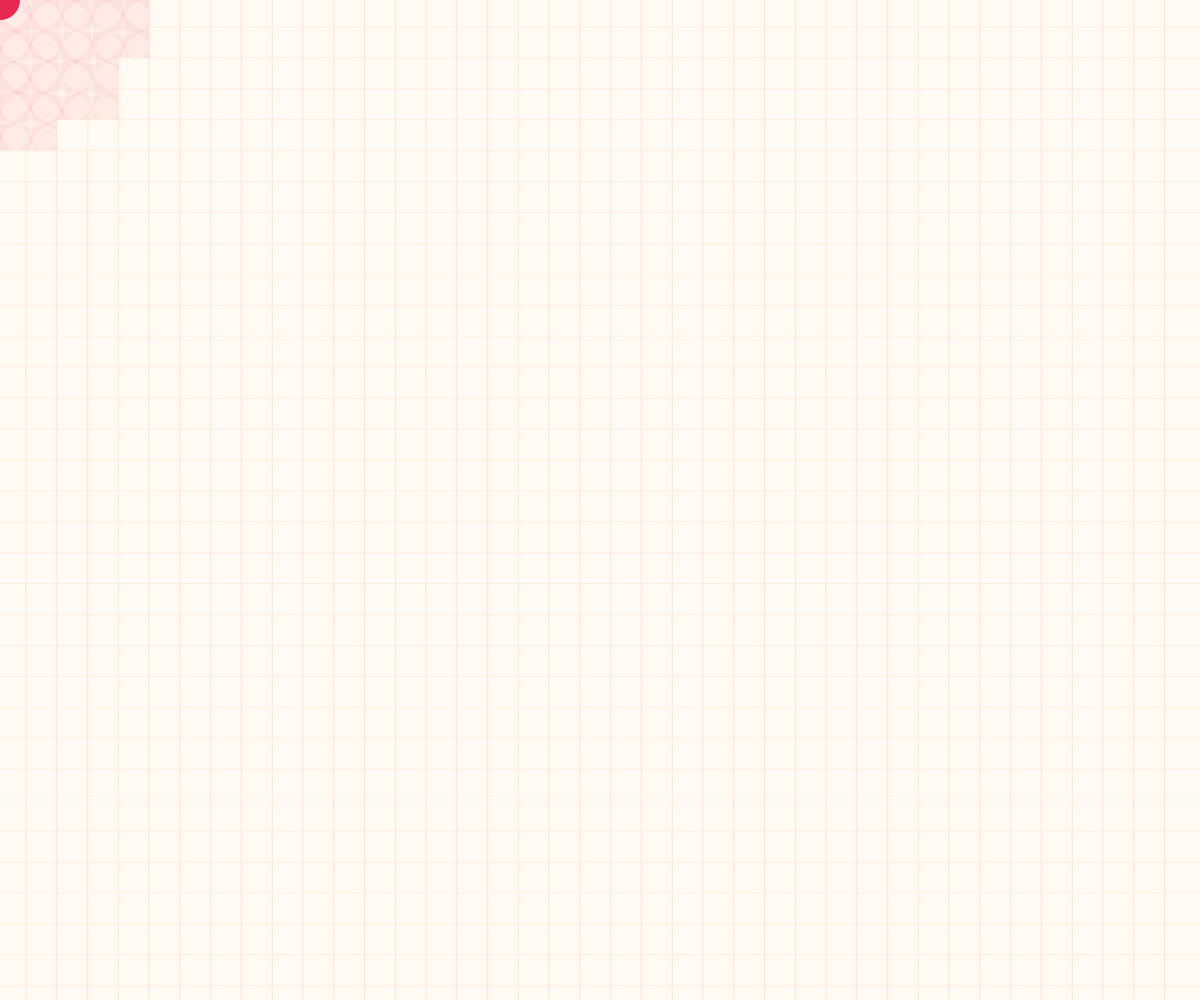
Frame 1 (no input)
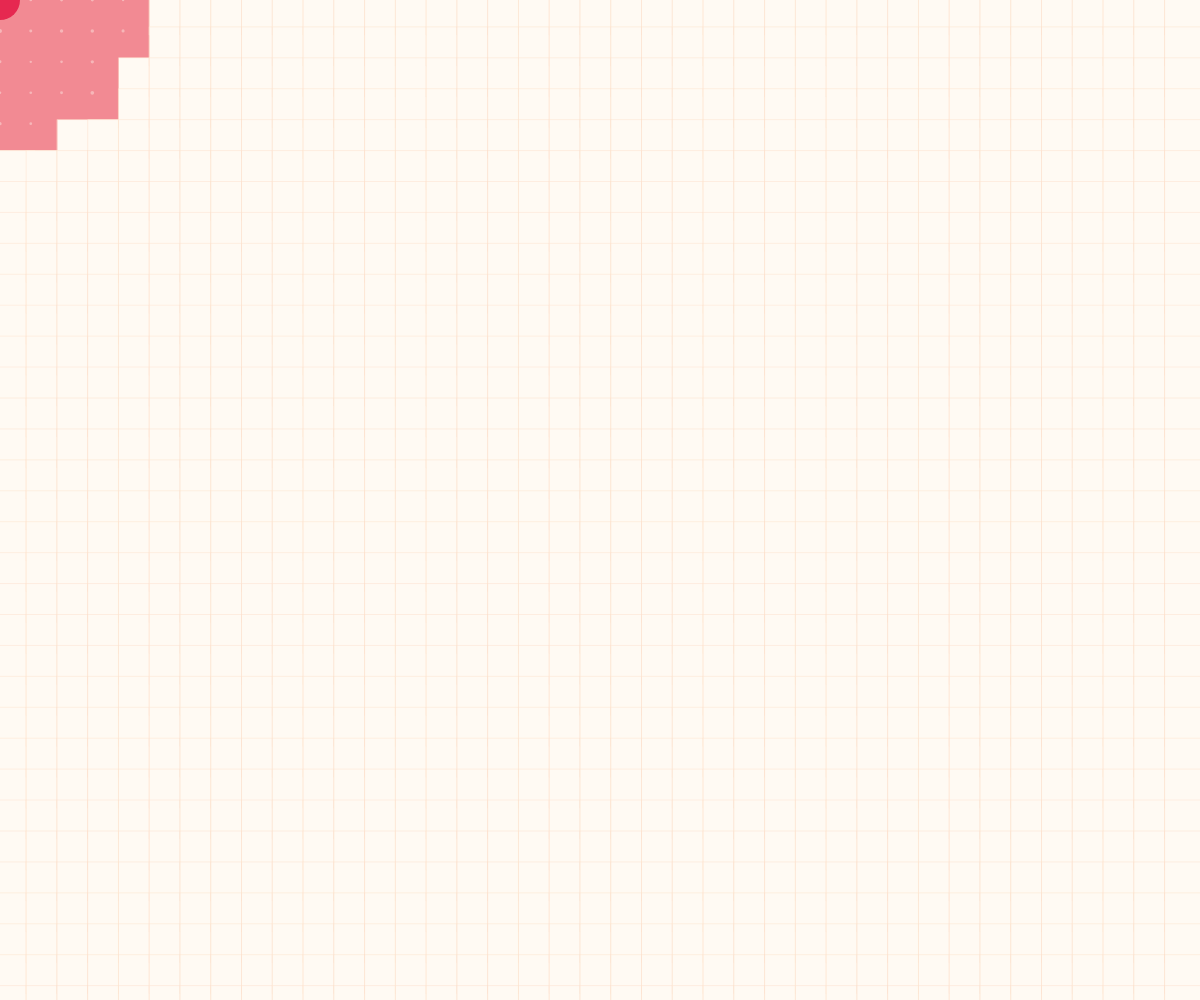
Frame 60 (no input)
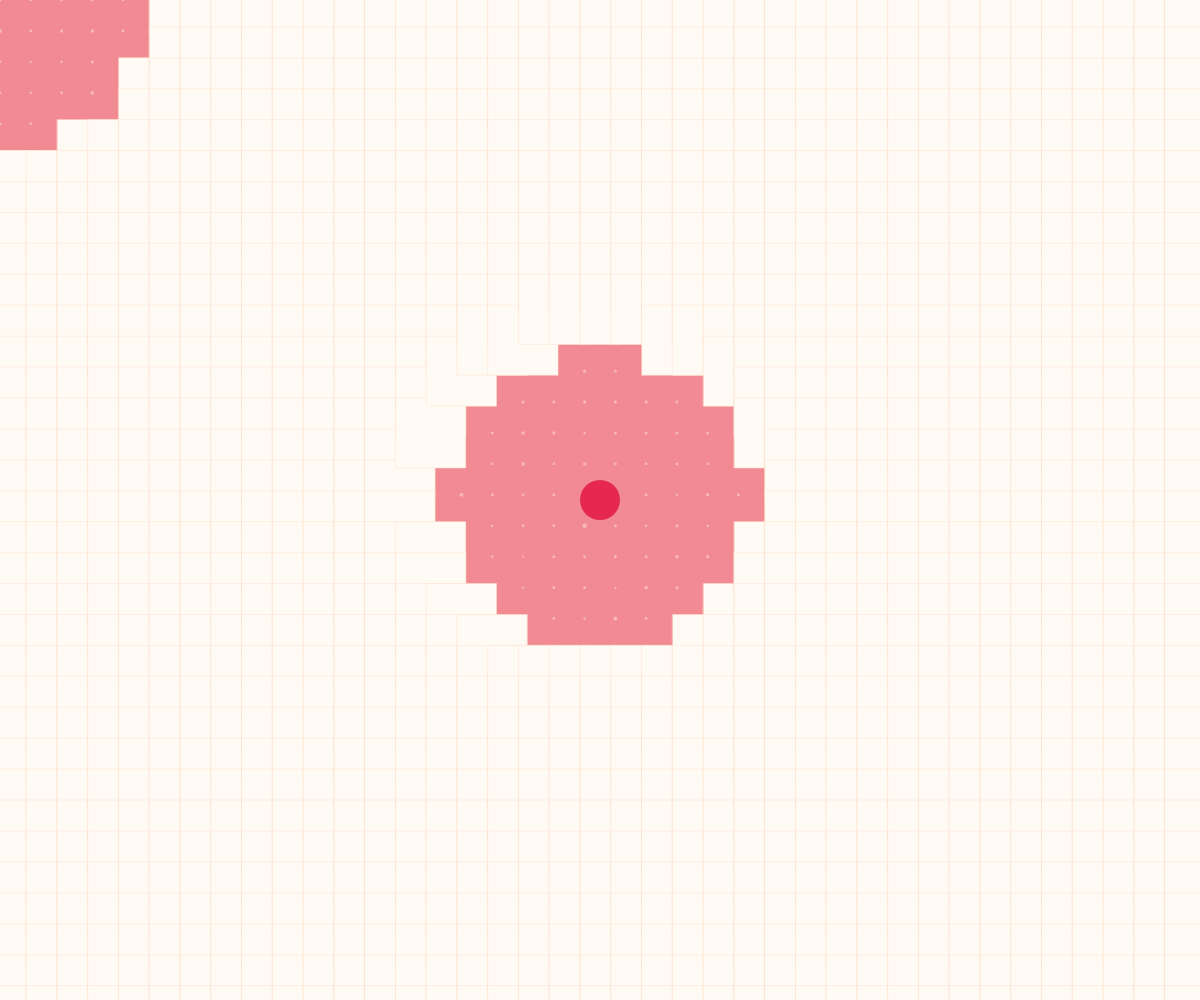
Frame 120 (the mouse pressed at the canvas centre since frame 60)

The p5.js sketch that drew these frames (run headless with seeded random() and noise() and a simulated clock; from frame 60 on, the mouse is pressed at the canvas centre):

// p5.js sketch
// ── sketch.js
// Pia Scharf - 2020

let grid;

let w;
let h;

let size;



function setup() {
  
  w = windowWidth;
  h = windowHeight;
  size = 70;

  createCanvas(w, h);


  grid = new Grid(w / 30, h / 30, size); // anzahl, groesse
  grid.initGrid();
  
    rectMode(CENTER);

  strokeWeight(0.5);
  
  //init mouse in center
  mouseX = w/2;
  mouseY = h/2;
}


function draw() {


 background(242, 138, 147); // Salmon Pink
  // Set scale



  grid.displayGrid();
  grid.displayUser();





}





class Grid {

  constructor(numX, numY, temp_s) {

    this.numberX = numX;
    this.numberY = numY;
    this.s = temp_s;
    this.tiles = [];
    this.userR = w/30;

  }



  initGrid() {

    for (let i = 0; i < this.numberX; i++) {
      for (let j = 0; j < this.numberY; j++) {


        let ii = map(i, 0, this.numberX - 1, 0, width);
        let jj = map(j, 0, this.numberY - 1, 0, height);

        let tile = new Tile(ii, jj, this.s);
        this.tiles.push(tile);

      }
    }
    
  }

  displayGrid() {


    for (let i = 0; i < this.tiles.length; i++) {
      let til = this.tiles[i];
      til.move();
      til.display();

    }
  }



  displayUser() {

    push();
    fill(230, 40, 80); //Amaranth
    noStroke();
    ellipse(mouseX, mouseY,  this.userR);
    pop();

  }


}


class Tile {

  constructor(x, y, temp_s) {

    this.originX = x;
    this.originY = y;

    this.x = 0;
    this.y = 0;
    this.s = temp_s;
    this.c = color(253, 235, 218); //Antique White
    this.strokerize = true;

  }


  move() {
        let rad = size*2.5; 

    let d = dist(mouseX, mouseY, this.originX, this.originY);

    if (d < rad) {

      this.c = color(255, 250, 243, 100); //Floral White with 100 Alpha


      let minsize = 2 + random(floor(2, 7));

      if (this.s > minsize) {
        this.s = lerp(random(floor(this.s, this.s - 0.25)), this.s, 0.9);
      }

      this.strokerize = false;

    }


  }


  display() {

    push();
    translate(this.originX, this.originY);

    if (this.strokerize) {

      stroke(252, 224, 205); //Unbleached Silk
      fill(255, 250, 243); // Floral White
      rect(this.x, this.y, this.s, this.s);

    } else {
      noStroke();
      fill(this.c);
      ellipse(this.x, this.y, this.s, this.s);
      //rect(this.x, this.y, this.s, this.s);
    }

   pop();

  }

}
